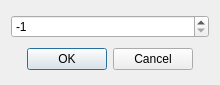
<?xml version="1.0" encoding="UTF-8"?>
<ui version="4.0">
 <class>VerbosityFrame</class>
 <widget class="QWidget" name="VerbosityFrame">
  <property name="geometry">
   <rect>
    <x>0</x>
    <y>0</y>
    <width>220</width>
    <height>85</height>
   </rect>
  </property>
  <property name="sizePolicy">
   <sizepolicy hsizetype="Expanding" vsizetype="Expanding">
    <horstretch>0</horstretch>
    <verstretch>0</verstretch>
   </sizepolicy>
  </property>
  <property name="minimumSize">
   <size>
    <width>220</width>
    <height>85</height>
   </size>
  </property>
  <layout class="QGridLayout" name="gridLayout">
   <item row="0" column="0">
    <widget class="QSpinBox" name="verbosity">
     <property name="minimum">
      <number>-1</number>
     </property>
     <property name="value">
      <number>-1</number>
     </property>
    </widget>
   </item>
   <item row="1" column="0">
    <widget class="QDialogButtonBox" name="buttons">
     <property name="standardButtons">
      <set>QDialogButtonBox::Cancel|QDialogButtonBox::Ok</set>
     </property>
     <property name="centerButtons">
      <bool>true</bool>
     </property>
    </widget>
   </item>
  </layout>
 </widget>
 <resources/>
 <connections/>
</ui>
